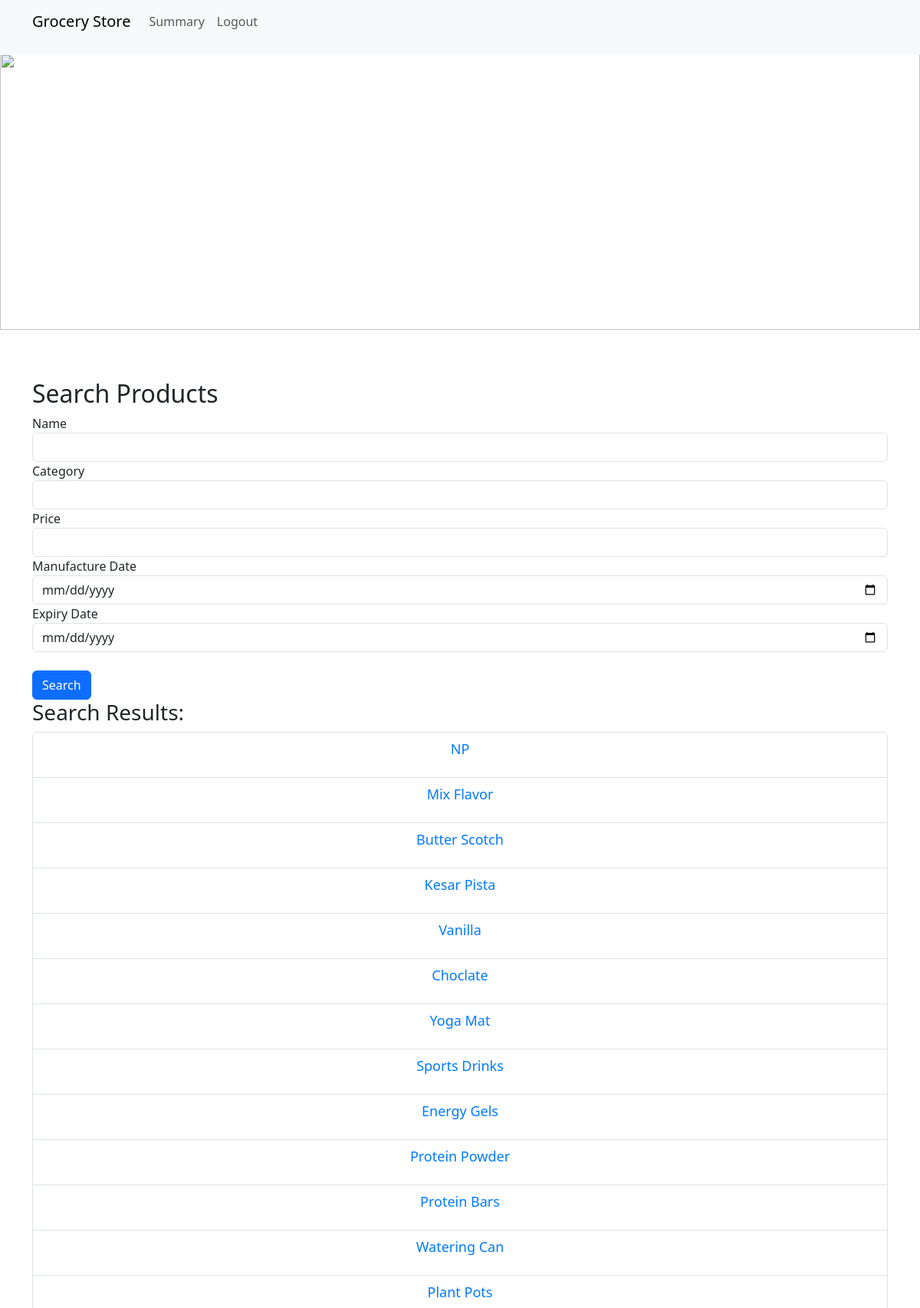
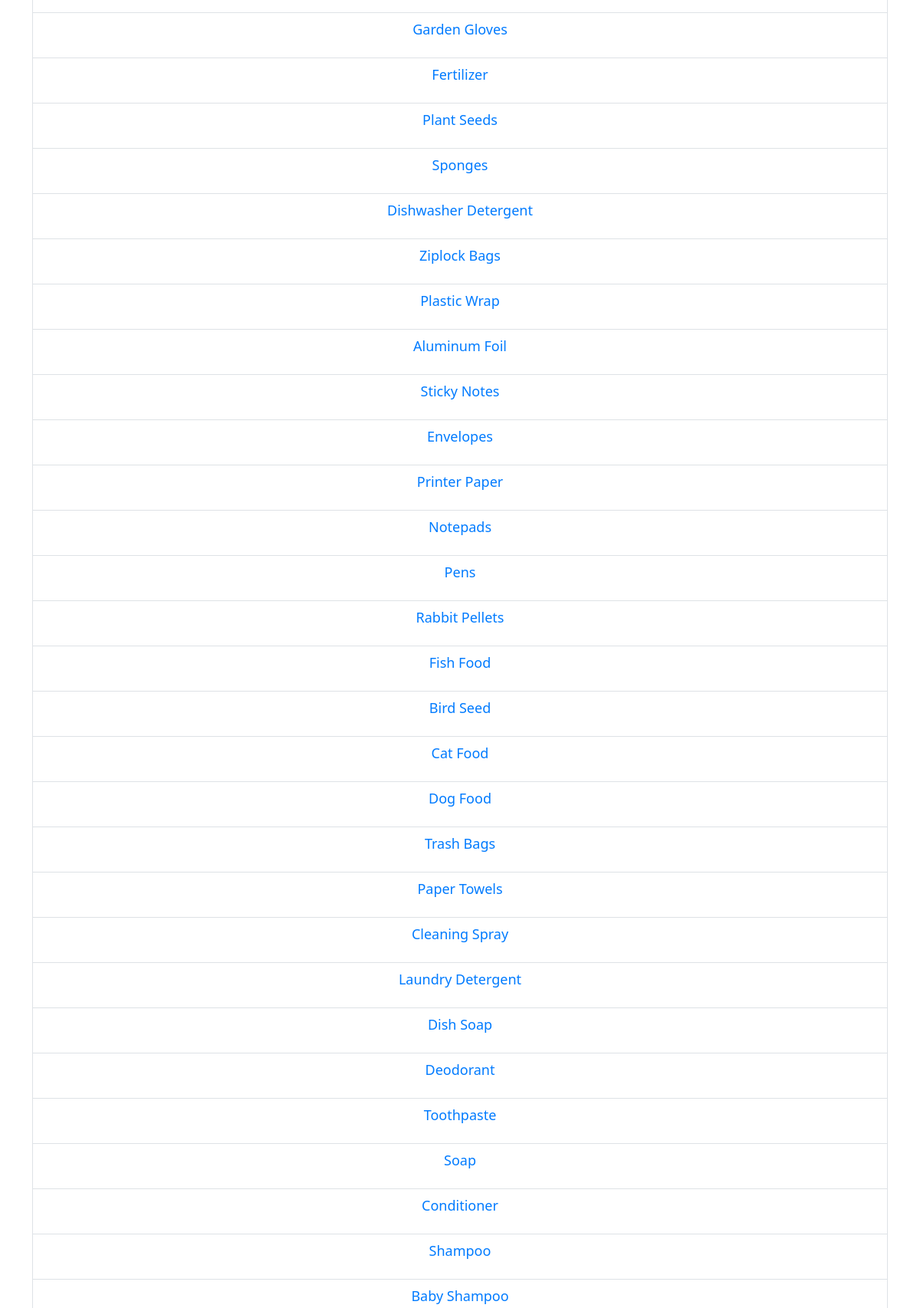
The app's page /admin_search_product (signed in, upper part) with its own data (2 pictures, top to bottom).
### application/models.py (models this page shows)
class Products(db.Model):
    __tablename__ = "products"
    product_id = db.Column(db.Integer, primary_key=True, autoincrement=True)
    product_name = db.Column(db.String(200), nullable=False)
    manufacture_date = db.Column(db.Date)
    expiry_date = db.Column(db.Date)
    rate_per_unit = db.Column(db.Float, nullable=False)
    unit = db.Column(db.String(200), nullable=False, default='Rs')
    section_id = db.Column(db.Integer, db.ForeignKey('sections.section_id', onupdate='CASCADE'))
    section = db.relationship('Sections', backref=db.backref('products', lazy=True))
    quantity_available = db.Column(db.Integer, db.CheckConstraint('quantity_available >= 0', name='check_min_quantity') , nullable=False)

### application/controllers.py (the view)
@app.route("/admin_search_product", methods=["GET", "POST"])
@login_required
def admin_search_product():
    form=SearchForm()
    if request.method == "POST":
        query_params = []
        product_name = request.form.get("name")
        if product_name:
            query_params.append(Products.product_name.ilike(f"%{product_name}%"))
        category = request.form.get("category")
        if category:
            query_params.append(Products.section.has(Sections.section_name.ilike(f"%{category}%")))
        price = request.form.get("price")
        if price:
            query_params.append(Products.rate_per_unit.ilike(f"%{price}%"))
        manufacture_date = request.form.get("manufacture_date")
        if manufacture_date:
            query_params.append(Products.manufacture_date.ilike(f"%{manufacture_date}%"))
        expiry_date = request.form.get("expiry_date")
        if expiry_date:
           query_params.append(Products.expiry_date.ilike(f"%{expiry_date}%"))
        products_query = Products.query.filter(*query_params)
        products = products_query.all()
        products.reverse()
    else:
        products = Products.query.all()
        products.reverse()
    return render_template('admin_search_product.html', products=products, form=form)

### application/forms.py
class SearchForm(FlaskForm):
    category = StringField("Category", validators=[])
    name = StringField("Name", validators=[])
    price = FloatField("Price", validators=[NumberRange(min=0, message="Price must be greater than or equal to 0.")])
    manufacture_date = DateField("Manufacture Date")
    expiry_date = DateField("Expiry Date")
    submit = SubmitField("Search")

### application/controllers.py (called while the page is built)
@login_manager.user_loader
def load_user(user_id):
    return Users.query.get(int(user_id))

### templates/admin_search_product.html (shortened to what this page needs)
<!DOCTYPE html>
<html>
<head>
    <link href="https://cdn.jsdelivr.net/npm/bootstrap@5.3.0/dist/css/bootstrap.min.css" rel="stylesheet">
    <link rel="stylesheet" type="text/css" href="{{ url_for('static', filename='styles.css') }}">
</head>
<body>
    {% include 'admin_header.html' %}
    {% include 'banner.html' %}
    <div class="container mt-5">
        <h2>Search Products</h2>
        <form method="POST" action="{{ url_for('admin_search_product') }}">
            <div class="form-group">
                {{ form.name.label }}
                {{ form.name(class="form-control") }}
            </div>
            <div class="form-group">
                {{ form.category.label }}
                {{ form.category(class="form-control") }}
            </div>
            <div class="form-group">
                {{ form.price.label }}
                {{ form.price(class="form-control") }}
            </div>
            <div class="form-group">
                {{ form.manufacture_date.label }}
                {{ form.manufacture_date(class="form-control") }}
            </div>
            <div class="form-group">
                {{ form.expiry_date.label }}
                {{ form.expiry_date(class="form-control") }}
            </div>
            <br>
            <button type="submit" class="btn btn-primary">Search</button>
        </form>
        <h3>Search Results:</h3>
        <ul class="list-group">
            {% for item in products %}
            <li class="list-group-item">
                <a href="{{ url_for('manage_product_details', product_id=item.product_id) }}">{{ item.product_name }}</a>
            </li>
            {% endfor %}
        </ul>
        <br>
    </div>
</body>
</html>

### static/styles.css (style rules this page uses)
body { padding-top: 70px; }
a { display: block; text-align: center; font-size: 18px; margin-bottom: 15px; text-decoration: none; color: #007bff; }

### records on screen
Products: product_name "NP"
Products: product_name "Mix Flavor"
Products: product_name "Butter Scotch"
Products: product_name "Kesar Pista"
Products: product_name "Vanilla"
Products: product_name "Choclate"
Products: product_name "Yoga Mat"
Products: product_name "Sports Drinks"
Products: product_name "Energy Gels"
Products: product_name "Protein Powder"
Products: product_name "Protein Bars"
Products: product_name "Watering Can"
Products: product_name "Plant Pots"
Products: product_name "Garden Gloves"
Products: product_name "Fertilizer"
Products: product_name "Plant Seeds"
Products: product_name "Sponges"
Products: product_name "Dishwasher Detergent"
Products: product_name "Ziplock Bags"
Products: product_name "Plastic Wrap"
Products: product_name "Aluminum Foil"
Products: product_name "Sticky Notes"
Products: product_name "Envelopes"
Products: product_name "Printer Paper"
Products: product_name "Notepads"
Products: product_name "Pens"
Products: product_name "Rabbit Pellets"
Products: product_name "Fish Food"
Products: product_name "Bird Seed"
Products: product_name "Cat Food"
Products: product_name "Dog Food"
Products: product_name "Trash Bags"
Products: product_name "Paper Towels"
Products: product_name "Cleaning Spray"
Products: product_name "Laundry Detergent"
Products: product_name "Dish Soap"
Products: product_name "Deodorant"
Products: product_name "Toothpaste"
Products: product_name "Soap"
Products: product_name "Conditioner"
Products: product_name "Shampoo"
Products: product_name "Baby Shampoo"
